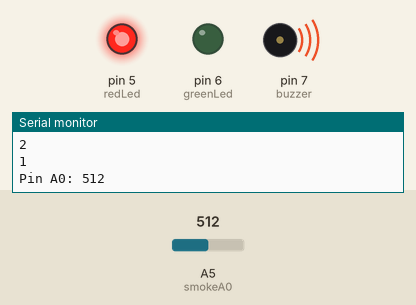
Recording of a sketch running on a simulated Arduino Uno, built with avr-gcc and run on an emulated ATmega328P. On the bench: output pins drawn as LEDs (lit = HIGH), buzzer (waves = sounding, pin HIGH), the last lines printed to the serial monitor. The test bench sets the inputs (shaded band); at power-on: A5 (smokeA0) = 512. The modem accepts every AT command (registered, SIM ready, sends succeed) and sends nothing else.

Above: at 15.7 s.
15.8 s: A5 (smokeA0) set to 411
21.9 s: A5 (smokeA0) set to 394
At 27.1 s:
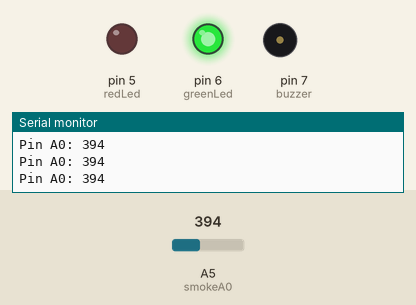
27.4 s: A5 (smokeA0) set to 410
At 27.7 s:
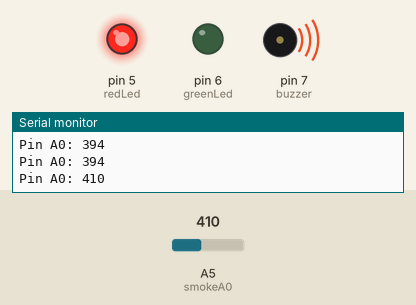
28.9 s: A5 (smokeA0) set to 390
At 34.1 s:
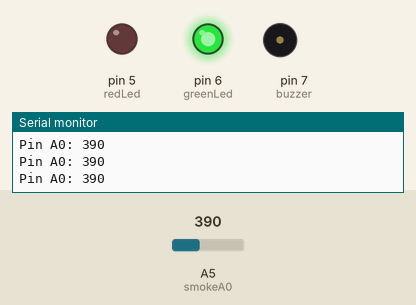
Timing chart, 0 to 35.1 s (numbered marks = the images above; inputs shaded):
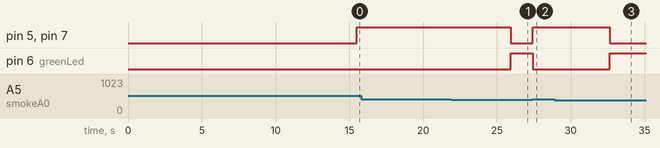

Measured:
- the behaviour switches between 401 and 400 on A5 (smokeA0) (found by bisection; images 0 and 1)
- after the input at 21.9 s, pin 5 (redLed), pin 7 (buzzer): HIGH → LOW after 4.0 s; pin 6 (greenLed): LOW → HIGH after 4.0 s
- after the input at 27.4 s, pin 5 (redLed), pin 7 (buzzer): LOW → HIGH at once; pin 6 (greenLed): HIGH → LOW at once
- after the input at 28.9 s, pin 5 (redLed), pin 7 (buzzer): HIGH → LOW after 3.7 s; pin 6 (greenLed): LOW → HIGH after 3.7 s

The sketch:

SMOKE_DETECTOR_WITH_UNO.ino
```cpp
#include <SoftwareSerial.h>

//Create software serial object to communicate with SIM800
SoftwareSerial mySerial(11, 12); //SIM800L Tx & Rx is connected to Arduino #11 & #12

int redLed = 5;
int greenLed = 6;
int buzzer = 7;
int startup = 15;
int smokeA0 = A5;
// Your threshold value
int sensorThres = 400;

void setup() {
  pinMode(redLed, OUTPUT);
  pinMode(greenLed, OUTPUT);
  pinMode(buzzer, OUTPUT);
  pinMode(smokeA0, INPUT);
  Serial.begin(9600);
  mySerial.begin(9600);
  mySerial.println("AT");
  updateSerial();

  startup = 15;
}

void loop() {
  int analogSensor = analogRead(smokeA0);
  while (startup > 0)
  {
    delay(1000);
    Serial.println(startup--);
  }
  Serial.print("Pin A0: ");
  Serial.println(analogSensor);
  // Checks if it has reached the threshold value
  if (analogSensor > sensorThres)
  {
    digitalWrite(redLed, HIGH);
    digitalWrite(greenLed, LOW);
    digitalWrite(buzzer, HIGH);
    for (int i = 0; i < 2; i++)
    {
      mySerial.println("AT+CMGF=1"); // Configuring TEXT mode
      updateSerial();
      mySerial.println("AT+CMGS=\"+919404292958\"");//change ZZ with country code and xxxxxxxxxxx with phone number to sms
      updateSerial();
      mySerial.print("GAS DETECTED !!"); //text content
      updateSerial();
      mySerial.write(26);
      delay(1000);
    }
  }
  else
  {
    digitalWrite(redLed, LOW);
    digitalWrite(greenLed, HIGH);
    digitalWrite(buzzer, LOW);
  }
  delay(100);
}

void updateSerial()
{
  delay(500);
  while (Serial.available())
  {
    mySerial.write(Serial.read());//Forward what Serial received to Software Serial Port
  }
  while (mySerial.available())
  {
    Serial.write(mySerial.read());//Forward what Software Serial received to Serial Port
  }
}
```
